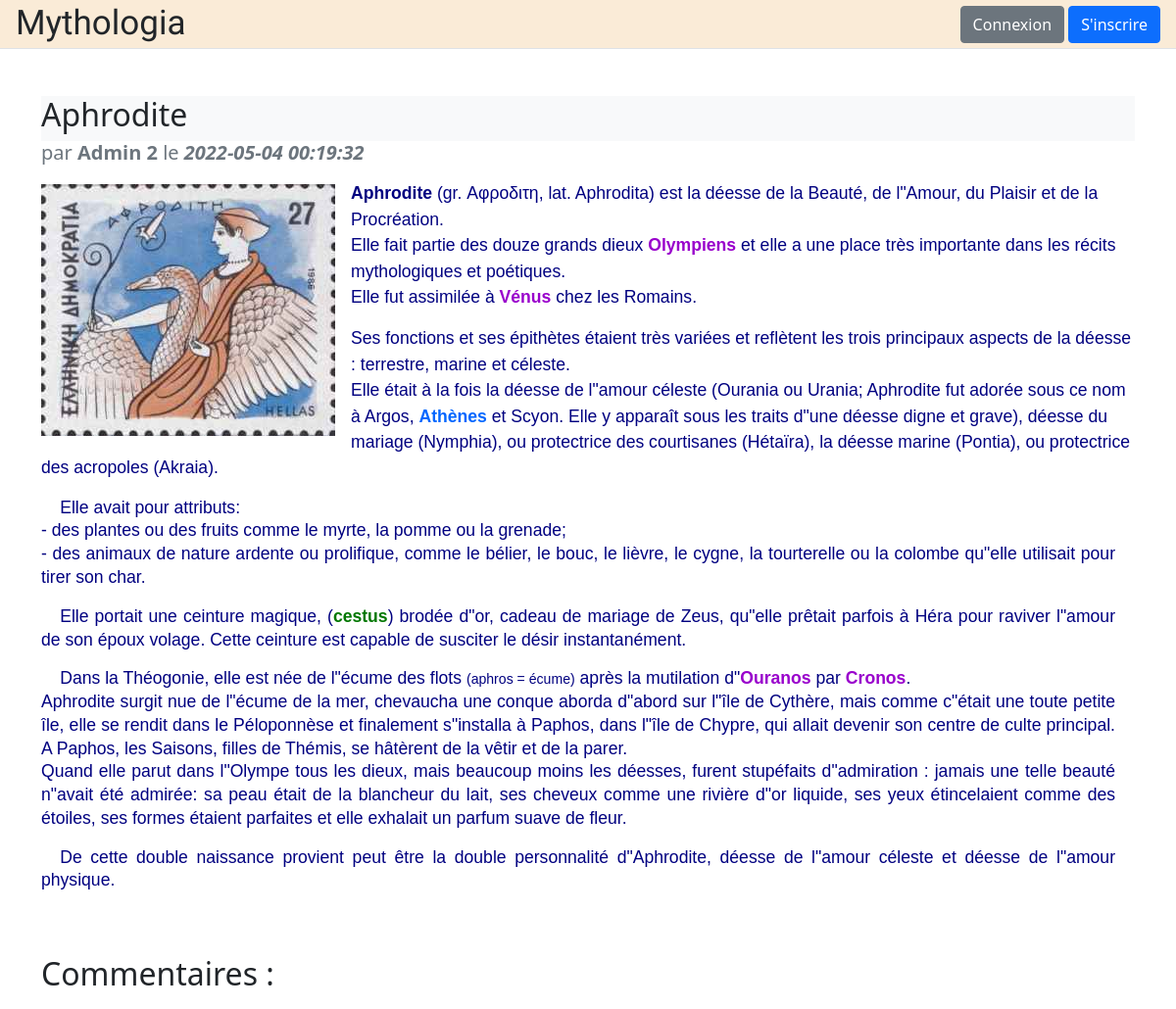
The app's page /public/articles/read/7 with its own data.
### tables this page shows
CREATE TABLE IF NOT EXISTS `articles` (
  `id_article` int(11) NOT NULL AUTO_INCREMENT,
  `id_user` int(11) NOT NULL,
  `titre_article` varchar(255) NOT NULL,
  `contenu_article` text NOT NULL,
  `image_article` varchar(255) NOT NULL,
  `date_article` datetime NOT NULL DEFAULT current_timestamp(),
  PRIMARY KEY (`id_article`),
  UNIQUE KEY `titre_article` (`titre_article`),
  KEY `id_user` (`id_user`)
);

CREATE TABLE IF NOT EXISTS `users` (
  `id_user` int(11) NOT NULL AUTO_INCREMENT,
  `email_user` varchar(150) NOT NULL,
  `pseudo_user` varchar(50) NOT NULL,
  `password_user` varchar(150) NOT NULL,
  `role_user` varchar(50) NOT NULL DEFAULT 'user',
  PRIMARY KEY (`id_user`),
  UNIQUE KEY `email_user` (`email_user`)
);

### Controllers/Controller.php (called while the page is built, shortened)
<?php
class Controller{
    public function render(string $file, string $title = null, array $data = [], string $template = 'base'){
        extract($data);
        require_once ROOT . '/Views/' . $file . '.php';
    }
}

### Controllers/ArticlesController.php (called while the page is built, shortened)
<?php
require_once('Controller.php');
require_once('../Models/ArticlesModel.php');
class ArticlesController extends Controller{
    public function read(int $id){
        $articlesModel = new ArticlesModel;
        $article = $articlesModel->get($id);
        $usersModel = new UsersModel;
        $user = $usersModel->get($article->id_user);
        $article->pseudo_user = $user->pseudo_user;
        $this->render('articles/read', $article->titre_article, ['article' => $article]);
    }
}

### public/index.php (called while the page is built, shortened)
<?php
$app = new Router;
$app->start();

### Models/ArticlesModel.php (called while the page is built, shortened)
<?php
require_once('Model.php');
class ArticlesModel extends Model{
    public function __construct(){
        $this->table = "articles";
    }
}

### Core/Db.php (called while the page is built, shortened)
<?php
class Db extends PDO{
    private static $instance;
    private function __construct(){
        $_dsn ='mysql:dbname=' . self::DB_NAME . ';host=' . self::DB_HOST . ';port=' . self::DB_PORT. ';charset=utf8mb4';
    }
    public static function getInstance(){
        if(self::$instance === null){
            self::$instance = new self();
        }
        return self::$instance;
    }
}

### Models/Model.php (called while the page is built, shortened)
<?php
require_once('../Core/Db.php');
class Model extends Db{
    protected $table;
    public function myQuery(string $sql, array $attributs = null){
        $this->db = Db::getInstance();
        if($attributs !== null){
            $query = $this->db->prepare($sql);
            $query->execute($attributs);
            return $query;
        }else{
            return $this->db->query($sql);
        }
    }
    public function get(int $id){
        return $this->myQuery("SELECT * FROM $this->table WHERE id_" . substr($this->table, 0, -1) . "= ?", [$id])->fetch();
    }
}

### Views/articles/read.php (the view, shortened to what this page needs)
<div class="d-flex flex-column align-items-center">
    <article class="mt-5">
        <div class="d-flex justify-content-between align-items-center bg-light">
            <h2><?= $article->titre_article ?></h2>
        </div>
        <h5 class="text-muted mb-2">par <span class="fw-bold"><?= ucFirst($article->pseudo_user) ?></span> le <span class="fw-bold fst-italic"><?= $article->date_article ?></span></h5>
        <div class="">
            <img class="image-article float-start me-3 mb-3 mt-1" src="<?= ROOT_PUBLIC . 'assets/img/articles/' . $article->image_article ?>" alt="Illustration pour <?= $article->titre_article ?>">
            <p class=""><?= htmlspecialchars_decode($article->contenu_article) ?></p>
        </div>
    </article>
    <h2 class="mt-5 align-self-start">Commentaires :</h2>
</div>

### public/assets/css/style.css (style rules this page uses)
a { text-decoration: none; color: currentColor; }
.image-article { max-width: 400px; max-height: 400px; }

### records on screen
articles: titre_article "Aphrodite", date_article "2022-05-04 00:19:32", image_article+titre_article (picture), contenu_article "Aphrodite (gr. Αφροδιτη, lat. Aphrodita) est la déesse de la Beauté, de l\"Amour, du Plaisir et de la Procréation. Elle fait partie des douze grands dieux Olympiens et elle a une place très importante dans les récits mythologiques et poétiques. Elle fut assimilée à Vénus chez les Romains. Ses fonctions et ses épithètes étaient très variées et reflètent les trois principaux aspects de la déesse : terrestre, marine et céleste. Elle était à la fois la déesse de l\"amour céleste (Ourania ou Urania; Aphrodite fut adorée sous ce nom à Argos, Athènes et Scyon. Elle y apparaît sous les traits d\"une déesse digne et grave), déesse du mariage (Nymphia), ou protectrice des courtisanes (Hétaïra), la…"
users: pseudo_user "Admin 2"
